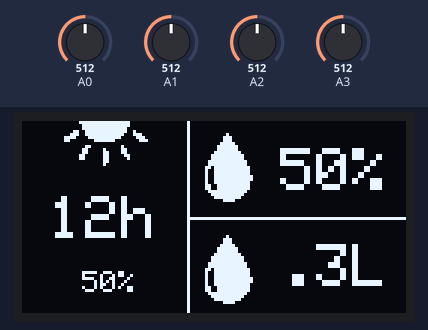
This sketch was run on a simulated Arduino Uno, built with avr-gcc and run on an emulated ATmega328P. On the bench: 128×64 one-colour display. Inputs (shaded band) come from the test bench; at power-on: A0 = 512, A1 = 512, A2 = 512, A3 = 512. The display library's start-up logo is not drawn; what the sketch prints to the serial monitor is not drawn.

Above: at 1.2 s.
1.3 s: A0 set to 716
At 2.5 s:
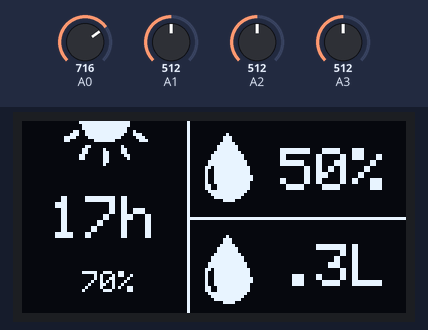
2.8 s: A1 set to 716
At 3.4 s:
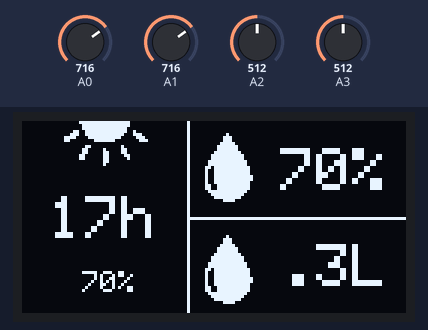
4.3 s: A2 set to 306
At 4.6 s:
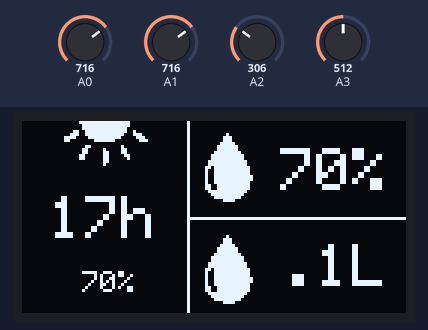
5.8 s: A0 set to 992
At 6.6 s:
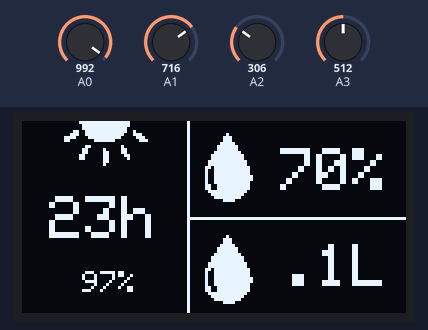
7.3 s: A1 set to 992
At 7.8 s:
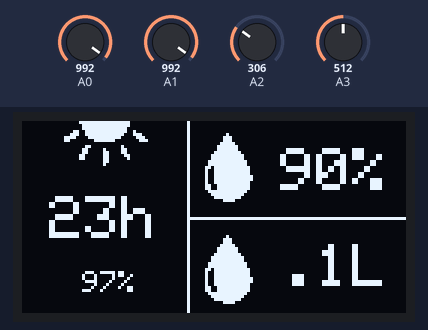
8.8 s: A2 set to 30
At 9.8 s:
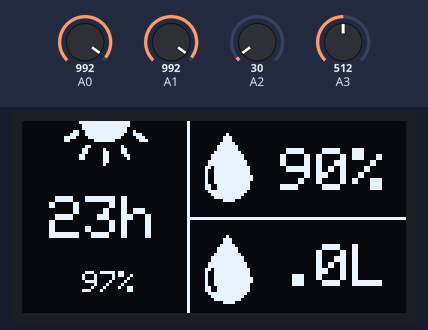
Timing chart, 0 to 11.3 s (numbered marks = the images above; inputs shaded):
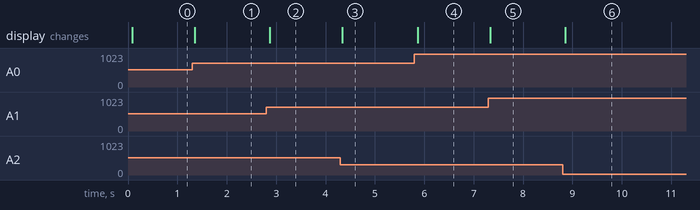

The sketch:

plantfeeder.ino
```cpp
#include <SPI.h>
#include <Wire.h>
#include <Adafruit_GFX.h>
#include <Adafruit_SSD1306.h>

#define SCREEN_WIDTH 128
#define SCREEN_HEIGHT 64

#define EAU_HEIGHT   30
#define EAU_WIDTH    19

#define SOLEIL_HEIGHT   15
#define SOLEIL_WIDTH    33

int centerBarX = 55;

// Declaration for an SSD1306 display connected to I2C (SDA, SCL pins)
#define OLED_RESET     4 // Reset pin # (or -1 if sharing Arduino reset pin)
Adafruit_SSD1306 display(SCREEN_WIDTH, SCREEN_HEIGHT, &Wire, OLED_RESET);

float lightning = 0;
float moistureLimit  = 0;
float maxWater  = 0;

int   moisture = 0;

float hour = 0;
int   offsetVal = 0;

const unsigned char bitmap_eau    [] PROGMEM = {
  0x00, 0x00, 0x00, 0x00, 0x00, 0x00, 0x00, 0x00, 0x00, 0x00, 0x00, 0x00, 0x00, 0x40, 0x00, 0x00,
  0xe0, 0x00, 0x00, 0xe0, 0x00, 0x01, 0xf0, 0x00, 0x03, 0xf8, 0x00, 0x03, 0xf8, 0x00, 0x07, 0xfc,
  0x00, 0x0f, 0xfe, 0x00, 0x0f, 0xfe, 0x00, 0x1f, 0xff, 0x00, 0x1f, 0xff, 0x00, 0x37, 0xff, 0x80,
  0x27, 0xff, 0x80, 0x27, 0xff, 0x80, 0x27, 0xff, 0xc0, 0x27, 0xff, 0xc0, 0x27, 0xff, 0x80, 0x33,
  0xff, 0x80, 0x33, 0xff, 0x80, 0x1f, 0xff, 0x00, 0x0f, 0xfe, 0x00, 0x07, 0xfc, 0x00, 0x00, 0xf0,
  0x00, 0x00, 0x00, 0x00, 0x00, 0x00, 0x00, 0x00, 0x00, 0x00
};

const unsigned char bitmap_soleil [] PROGMEM = {
  0x00, 0xff, 0xff, 0x80, 0x00, 0x00, 0x7f, 0xff, 0x80, 0x00, 0x00, 0x7f, 0xff, 0x00, 0x00, 0x03,
  0x3f, 0xff, 0x20, 0x00, 0x07, 0x3f, 0xfe, 0x38, 0x00, 0x1e, 0x1f, 0xfc, 0x1c, 0x00, 0x18, 0x07,
  0xf0, 0x0e, 0x00, 0x00, 0x00, 0x00, 0x00, 0x00, 0x00, 0x30, 0x02, 0x00, 0x00, 0x00, 0x60, 0x83,
  0x00, 0x00, 0x00, 0x60, 0xc3, 0x00, 0x00, 0x00, 0xc0, 0xc1, 0x80, 0x00, 0x00, 0xc0, 0xc0, 0x80,
  0x00, 0x00, 0x00, 0xc0, 0x00, 0x00, 0x00, 0x00, 0x80, 0x00, 0x00
};

void setup() {
  Serial.begin(9600);

  pinMode(A0, INPUT);
  pinMode(A1, INPUT);
  pinMode(A2, INPUT);
  pinMode(A3, INPUT);

  if(!display.begin(SSD1306_SWITCHCAPVCC, 0x3C)) { // Address 0x3D for 128x64
    Serial.println(F("SSD1306 allocation failed"));
    for(;;);
  }

  display.display();
  display.clearDisplay();
}

void loop() {
  moisture = 100-analogRead(A3)/10.24;

  lightning = round(analogRead(0)/10.24)/100.0;
  moistureLimit  = round(analogRead(1)/102.4)/10.0;
  maxWater  = round(analogRead(2)/102.4/2.0)/10.0;
  hour = lightning*24;

  Serial.println(moisture);
  displayData(lightning,moistureLimit,maxWater);
  delay(20);
}


void displayData(float lightning, float moistureLimit, float maxWater) {
  display.clearDisplay();
  display.setTextColor(SSD1306_WHITE);


  // Séparations
  display.drawLine(centerBarX,SCREEN_HEIGHT/2,SCREEN_WIDTH,SCREEN_HEIGHT/2,SSD1306_WHITE);
  display.drawLine(centerBarX,0,centerBarX,SCREEN_HEIGHT,SSD1306_WHITE);

  // 1 : Éclairage
  display.drawBitmap((centerBarX-SOLEIL_WIDTH)/2,0,
    bitmap_soleil, SOLEIL_WIDTH, SOLEIL_HEIGHT, 1);

  offsetVal = (1-round((round(lightning*24)-9.5)/29+0.5)) * 7;

  display.setTextSize(2);
  display.setCursor(9+offsetVal,25);
  display.println(String(round(lightning*24))+"h");

  display.setTextSize(1);
  display.setCursor(20,50);
  display.println(String(round(lightning*100))+"%");

  // 2 : taux d'humidité
  display.drawBitmap(centerBarX+4,0,
    bitmap_eau, EAU_WIDTH, EAU_HEIGHT, 1);

  display.setTextSize(2);
  display.setCursor(centerBarX+EAU_WIDTH+12,9);
  display.println(String(round(min(moistureLimit*100,90)))+"%");

  // 3 : arrosage max
  display.drawBitmap(centerBarX+4,SCREEN_HEIGHT-EAU_HEIGHT,
    bitmap_eau, EAU_WIDTH, EAU_HEIGHT, 1);

  display.setTextSize(2);
  display.setCursor(centerBarX+EAU_WIDTH+12,SCREEN_HEIGHT-23);
  display.println("."+String(round(maxWater*10))+"L");

  display.display();
}
```

Measured:
- after the input at 1.3 s, the display: changes after 0.05 s (image 1)
- after the input at 2.8 s, the display: changes after 0.07 s (image 2)
- after the input at 4.3 s, the display: changes at once (image 3)
- after the input at 5.8 s, the display: changes after 0.07 s (image 4)
- after the input at 7.3 s, the display: changes at once (image 5)
- after the input at 8.8 s, the display: changes after 0.06 s (image 6)
